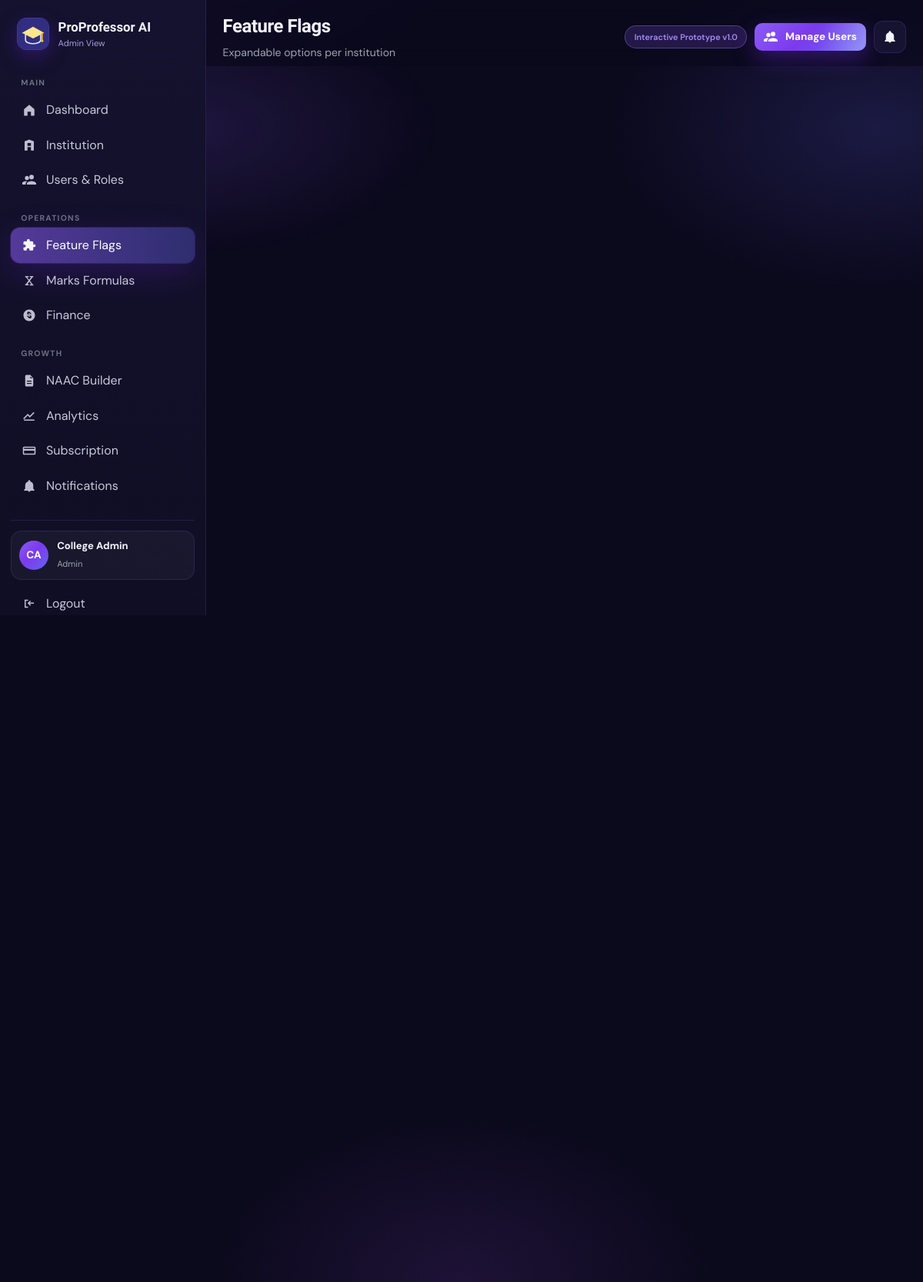
The app's page /admin/features (signed in) with its own data.
### tables this page shows
CREATE TABLE `users` (
  `id` int(10) UNSIGNED NOT NULL,
  `institution_id` int(10) UNSIGNED NOT NULL,
  `department_id` int(10) UNSIGNED DEFAULT NULL,
  `role` enum('professor','student','hod','admin','superadmin') NOT NULL,
  `email` varchar(160) NOT NULL,
  `password_hash` varchar(255) NOT NULL,
  `full_name` varchar(160) NOT NULL,
  `employee_id` varchar(60) DEFAULT NULL,
  `register_no` varchar(60) DEFAULT NULL,
  `phone` varchar(30) DEFAULT NULL,
  `avatar_url` varchar(255) DEFAULT NULL,
  `class_id` int(10) UNSIGNED DEFAULT NULL COMMENT 'For students',
  `academic_year_level` tinyint(3) UNSIGNED DEFAULT NULL COMMENT 'Student academic year 1-4',
  `semester` varchar(40) DEFAULT NULL COMMENT 'Student Odd/Even semester',
  `designation` varchar(100) DEFAULT NULL,
  `preferences` longtext DEFAULT NULL CHECK (json_valid(`preferences`)),
  `extra` longtext DEFAULT NULL COMMENT 'Expandable user attributes' CHECK (json_valid(`extra`)),
  `is_active` tinyint(1) DEFAULT 1,
  `last_login_at` datetime DEFAULT NULL,
  `created_at` timestamp NOT NULL DEFAULT current_timestamp(),
  `updated_at` timestamp NOT NULL DEFAULT current_timestamp() ON UPDATE current_timestamp()
);

CREATE TABLE `feature_flags` (
  `id` int(10) UNSIGNED NOT NULL,
  `code` varchar(64) NOT NULL,
  `name` varchar(120) NOT NULL,
  `description` text DEFAULT NULL,
  `module` varchar(64) NOT NULL DEFAULT 'core',
  `is_enabled` tinyint(1) NOT NULL DEFAULT 1,
  `default_config` longtext DEFAULT NULL CHECK (json_valid(`default_config`)),
  `created_at` timestamp NOT NULL DEFAULT current_timestamp(),
  `updated_at` timestamp NOT NULL DEFAULT current_timestamp() ON UPDATE current_timestamp()
);

### app/Core/View.php (called while the page is built, shortened)
<?php
final class View
{
    public static function render(string $view, array $data = [], ?string $layout = 'layouts/app'): void
    {
        extract($data, EXTR_SKIP);
        $layoutFile = self::path($layout);
        require $layoutFile;
    }
    private static function path(string $view): string
    {
        $view = str_replace(['.', '\\'], ['/', '/'], $view);
        return dirname(__DIR__) . '/Views/' . $view . '.php';
    }
}

### app/Core/Controller.php (called while the page is built, shortened)
<?php
abstract class Controller
{
    protected function view(string $view, array $data = [], string $layout = 'layouts/app'): void
    {
        View::render($view, $data, $layout);
    }
}

### app/Controllers/Admin/FeatureController.php (called while the page is built, shortened)
<?php
final class FeatureController extends Controller
{
    public function index(): void
    {
        $user = $this->user();
        $this->view('admin/features', [
            'title' => 'Feature Flags',
            'active' => 'features',
            'subtitle' => 'Expandable options per institution',
            'features' => Features::forInstitution((int)$user['institution_id']),
        ]);
    }
}

### app/Core/App.php (called while the page is built, shortened)
<?php
final class App
{
    private Router $router;
    public function __construct()
    {
        $this->router = new Router();
    }
    public function run(): void
    {
        $method = $_SERVER['REQUEST_METHOD'] ?? 'GET';
        $uri = $_SERVER['REQUEST_URI'] ?? '/';
        $this->router->dispatch($method, $uri);
    }
}

### index.php (called while the page is built, shortened)
<?php
require __DIR__ . '/app/bootstrap.php';
$app = new \App\Core\App();
$app->run();

### includes/Auth.php (called while the page is built, shortened)
<?php
final class Auth
{
    public static function start(): void
    {
        $cfg = require __DIR__ . '/../config/config.php';
    }
    public static function user(): ?array
    {
        return $_SESSION['user'] ?? null;
    }
}

### includes/helpers.php (called while the page is built, shortened)
<?php
function config(?string $key = null, $default = null)
{
    static $cfg;
    if ($cfg === null) {
        $cfg = require __DIR__ . '/../config/config.php';
        $local = __DIR__ . '/../config/config.local.php';
    }
    $parts = explode('.', $key);
    $val = $cfg;
    foreach ($parts as $p) {
        $val = $val[$p];
    }
    return $val;
}
function app_base_path(): string
{
    static $base = null;
    if ($base !== null) {
        return $base;
    }
    $configured = config('base_url', 'auto');
    $projectRoot = str_replace('\\', '/', realpath(dirname(__DIR__)) ?: dirname(__DIR__));
    $docRoot = $_SERVER['DOCUMENT_ROOT'] ?? '';
    $docRoot = str_replace('\\', '/', $docRoot !== '' ? (realpath($docRoot) ?: $docRoot) : '');
    if ($docRoot !== '' && str_starts_with($projectRoot, rtrim($docRoot, '/'))) {
        $rel = substr($projectRoot, strlen(rtrim($docRoot, '/')));
        return $base = rtrim($rel, '/') ?: '';
    }
    $script = str_replace('\\', '/', (string)($_SERVER['SCRIPT_NAME'] ?? '/index.php'));
    $dir = dirname($script);
    return $base = ($dir === '/' ? '' : rtrim($dir, '/'));
}
function base_url(string $path = ''): string
{
    $base = app_base_path();
    $path = '/' . ltrim($path, '/');
    return $base . $path;
}
function e(string|int|float|null $value): string
{
    return htmlspecialchars((string)$value, ENT_QUOTES | ENT_SUBSTITUTE, 'UTF-8');
}
function unread_notifications_count(int $userId): int
{
    $roleRow = Database::fetch('SELECT role FROM users WHERE id = ?', [$userId]);
    $role = (string)($roleRow['role'] ?? '');
    $sql = 'SELECT COUNT(*) AS c FROM notifications WHERE user_id = ? AND is_read = 0';
    $params = [$userId];
    if ($role !== 'hod') {
        $sql .= ' AND (meta IS NULL OR JSON_UNQUOTE(JSON_EXTRACT(meta, "$.kind")) IS NULL'
            . ' OR JSON_UNQUOTE(JSON_EXTRACT(meta, "$.kind")) <> ?)';
        $params[] = 'admin_hod_message';
    }
    $row = Database::fetch($sql, $params);
    return (int)($row['c'] ?? 0);
}
if (!function_exists('icon')) {
    function icon(string $name, string $class = 'icon'): string
    {
        return Icons::svg($name, $class);
    }
}
if (!function_exists('asset')) {
    function asset(string $path): string
    {
        return base_url('/assets/' . ltrim($path, '/'));
    }
}

### includes/Database.php (called while the page is built, shortened)
<?php
final class Database
{
    private static ?PDO $pdo = null;
    public static function pdo(): PDO
    {
        if (self::$pdo instanceof PDO) {
            return self::$pdo;
        }
        $cfg = require __DIR__ . '/../config/config.php';
        $db  = $cfg['db'];
        $dsn = sprintf(
            'mysql:host=%s;port=%d;dbname=%s;charset=%s',
            $db['host'],
            $db['port'],
            $db['name'],
            $db['charset']
        );
        self::$pdo = new PDO($dsn, $db['user'], $db['pass'], [
            PDO::ATTR_ERRMODE            => PDO::ERRMODE_EXCEPTION,
            PDO::ATTR_DEFAULT_FETCH_MODE => PDO::FETCH_ASSOC,
            PDO::ATTR_EMULATE_PREPARES   => false,
        ]);
        return self::$pdo;
    }
    public static function query(string $sql, array $params = []): PDOStatement
    {
        $stmt = self::pdo()->prepare($sql);
        $stmt->execute($params);
        return $stmt;
    }
    public static function fetch(string $sql, array $params = []): ?array
    {
        $row = self::query($sql, $params)->fetch();
        return $row === false ? null : $row;
    }
    public static function fetchAll(string $sql, array $params = []): array
    {
        return self::query($sql, $params)->fetchAll();
    }
}

### app/Services/NavService.php (called while the page is built, shortened)
<?php
final class NavService
{
    public static function roleLabel(string $role): string
    {
        return match ($role) {
            'student' => 'Student View',
            'hod' => 'HOD View',
            'admin', 'superadmin' => 'Admin View',
            default => 'Professor View',
        };
    }
}

### app/Core/Autoloader.php (called while the page is built, shortened)
<?php
final class Autoloader
{
    public static function register(string $baseDir): void
    {
        spl_autoload_register(static function (string $class) use ($baseDir): void {
            $prefix = 'App\\';
            $relative = str_replace('\\', DIRECTORY_SEPARATOR, substr($class, strlen($prefix)));
            $file = $baseDir . DIRECTORY_SEPARATOR . $relative . '.php';
        });
    }
}

### app/bootstrap.php (called while the page is built, shortened)
<?php
require_once __DIR__ . '/../includes/helpers.php';
require_once __DIR__ . '/../includes/Database.php';
require_once __DIR__ . '/../includes/Auth.php';
require_once __DIR__ . '/../includes/Icons.php';
require_once __DIR__ . '/../includes/QuestionBankTools.php';
require_once __DIR__ . '/../includes/ProfessorMessageTools.php';
require_once __DIR__ . '/../includes/Permissions.php';
require_once __DIR__ . '/Core/Autoloader.php';
if (!function_exists('url')) {
    function url(string $path = ''): string
    {
        return base_url('/' . ltrim($path, '/'));
    }
}

### includes/Features.php (called while the page is built, shortened)
<?php
final class Features
{
    public static function forInstitution(int $institutionId): array
    {
        return Database::fetchAll(
            'SELECT f.code, f.name, f.description, f.module,
                    COALESCE(i.is_enabled, f.is_enabled) AS is_enabled,
                    COALESCE(i.config, f.default_config) AS config
             FROM feature_flags f
             LEFT JOIN institution_features i
               ON i.feature_code = f.code AND i.institution_id = ?
             ORDER BY f.module, f.name',
            [$institutionId]
        );
    }
}

### includes/Permissions.php (called while the page is built, shortened)
<?php
final class Permissions
{
    public static function extra(array $user): array
    {
        $extra = json_decode((string)($user['extra'] ?? ''), true);
        return is_array($extra) ? $extra : [];
    }
    public static function listed(array $user): ?array
    {
        $extra = self::extra($user);
        if (!isset($extra['permissions']) || !is_array($extra['permissions'])) {
            return null;
        }
        $allowed = array_keys(self::catalog());
        return array_values(array_intersect($extra['permissions'], $allowed));
    }
    public static function can(?array $user, string $permission): bool
    {
        $role = (string)($user['role'] ?? '');
        $listed = self::listed($user);
        if ($listed === null) {
            return true;
        }
        return in_array($permission, $listed, true);
    }
}

### app/Core/Router.php (shortened to what this page needs)
<?php
final class Router
{
    private array $routes = [];
    public function add(string $method, string $pattern, $handler): void
    {
        $this->routes[] = [
            'method' => strtoupper($method),
            'pattern' => $pattern,
            'handler' => $handler,
        ];
    }
    public function dispatch(string $method, string $uri): void
    {
        $path = parse_url($uri, PHP_URL_PATH) ?: '/';
        $base = app_base_path();
        $path = '/' . trim($path, '/');
        if ($path !== '/') {
            $path = rtrim($path, '/');
        }
        foreach ($this->routes as $route) {
            if ($route['method'] !== strtoupper($method)) {
                continue;
            }
            $regex = preg_replace('#\{([a-zA-Z_]+)\}#', '(?P<$1>[^/]+)', $route['pattern']);
            $regex = '#^' . $regex . '$#';
            if (!preg_match($regex, $path, $matches)) {
                continue;
            }
            $params = array_filter(
                $matches,
                static fn($k) => !is_int($k),
                ARRAY_FILTER_USE_KEY
            );
            $this->invoke($route['handler'], $params);
            return;
        }
    }
    private function invoke($handler, array $params): void
    {
        if (is_array($handler) && is_string($handler[0])) {
            $controller = new $handler[0]();
            $method = $handler[1];
            $controller->$method(...array_values($params));
            return;
        }
    }
}

### app/Views/layouts/app.php (shortened to what this page needs)
<?php
$user = \Auth::user();
$role = $user['role'] ?? '';
$groups = NavService::grouped($role);
$unread = $user ? unread_notifications_count((int)$user['id']) : 0;
$title = $title ?? 'ProProfessor AI';
$active = $active ?? '';
$subtitle = $subtitle ?? '';
$first = trim((string)($user['full_name'] ?? 'U'));
$parts = preg_split('/\s+/', $first) ?: ['U'];
$initials = strtoupper(mb_substr($parts[0], 0, 1) . mb_substr($parts[count($parts) - 1] ?? '', 0, 1));
$notifPath = match ($role) {
    'student' => '/student/notifications',
    'hod' => '/hod/notifications',
    'admin', 'superadmin' => '/admin/notifications',
    default => '/professor/notifications',
};
$cta = match ($role) {
    'professor' => ['href' => '/professor/generate-plan', 'label' => 'Generate Course Plan', 'icon' => 'spark'],
    'hod' => ['href' => '/hod/approvals', 'label' => 'Review Approvals', 'icon' => 'check'],
    'admin', 'superadmin' => ['href' => '/admin/users', 'label' => 'Manage Users', 'icon' => 'users'],
    default => null,
};
?>
<!DOCTYPE html>
<html lang="en">
<head>
  <link rel="stylesheet" href="<?= e(asset('css/app.css')) ?>">
</head>
<body class="app-body" data-effects="on">
<div class="page-glow" aria-hidden="true"></div>
<div class="app-shell">
  <aside class="sidebar" id="sidebar">
    <div class="brand">
      <img class="brand-logo" src="<?= e(asset('img/logo.svg')) ?>" width="42" height="42" alt="ProProfessor AI">
      <div>
        <div class="brand-name">ProProfessor AI</div>
        <div class="brand-sub"><?= e(NavService::roleLabel($role)) ?></div>
      </div>
      <button class="icon-btn sidebar-close" id="sidebarClose" type="button" aria-label="Close menu"><?= icon('close') ?></button>
    </div>
    <nav class="side-nav">
      <?php foreach ($groups as $group): ?>
        <?php
          $navItems = [];
          foreach ($group['items'] as $item) {
              $navItems[] = $item;
          }
        ?>
        <div class="nav-group">
          <div class="nav-group-label"><?= e($group['label']) ?></div>
          <?php foreach ($navItems as $item): ?>
            <a class="nav-link <?= $active === $item['key'] ? 'active' : '' ?>" href="<?= e(url($item['href'])) ?>">
              <span class="nav-ico"><?= icon($item['icon'] ?? 'spark', 'icon') ?></span>
              <span><?= e($item['label']) ?></span>
            </a>
          <?php endforeach; ?>
        </div>
      <?php endforeach; ?>
    </nav>
    <div class="side-foot">
      <div class="side-user">
        <div class="avatar"><?= e($initials) ?></div>
        <div>
          <strong><?= e($user['full_name'] ?? '') ?></strong>
          <small><?= e(ucfirst($role)) ?></small>
        </div>
      </div>
      <a class="nav-link" href="<?= e(url('/logout')) ?>"><span class="nav-ico"><?= icon('logout') ?></span> <span>Logout</span></a>
    </div>
  </aside>
  <div class="main">
    <header class="topbar">
      <div class="topbar-title">
        <h1><?= e($title) ?></h1>
        <?php if ($subtitle !== ''): ?><p><?= e($subtitle) ?></p><?php endif; ?>
      </div>
      <div class="topbar-actions">
        <span class="proto-badge">Interactive Prototype v1.0</span>
        <?php if ($cta): ?>
          <a class="btn btn-primary btn-sm btn-shine topbar-cta" href="<?= e(url($cta['href'])) ?>"><?= icon($cta['icon']) ?> <?= e($cta['label']) ?></a>
        <?php endif; ?>
        <a class="icon-btn" href="<?= e(url($notifPath)) ?>" title="Notifications">
          <?= icon('bell') ?><?php if ($unread): ?><span class="dot"><?= (int)$unread ?></span><?php endif; ?>
        </a>
      </div>
    </header>
    <main class="content" id="pageContent">
    </main>
  </div>
</div>
</body>
</html>

### includes/Icons.php (shortened to what this page needs)
<?php
final class Icons
{
    public static function svg(string $name, string $class = 'icon'): string
    {
        $path = self::$paths[$name] ?? self::$paths['spark'];
        return '<svg class="' . htmlspecialchars($class, ENT_QUOTES) . '" viewBox="0 0 24 24" width="20" height="20" aria-hidden="true" fill="currentColor">' . $path . '</svg>';
    }
}

### records on screen
users: role "Admin View", role "Manage Users"
feature_flags: label "Finance"

### other values on screen
$group['label'] "MAIN"
$item['label'] "Dashboard"
$item['label'] "Institution"
$item['label'] "Users & Roles"
$group['label'] "OPERATIONS"
$item['label'] "Feature Flags"
$item['label'] "Marks Formulas"
$group['label'] "GROWTH"
$item['label'] "NAAC Builder"
$item['label'] "Analytics"
$item['label'] "Subscription"
$item['label'] "Notifications"
